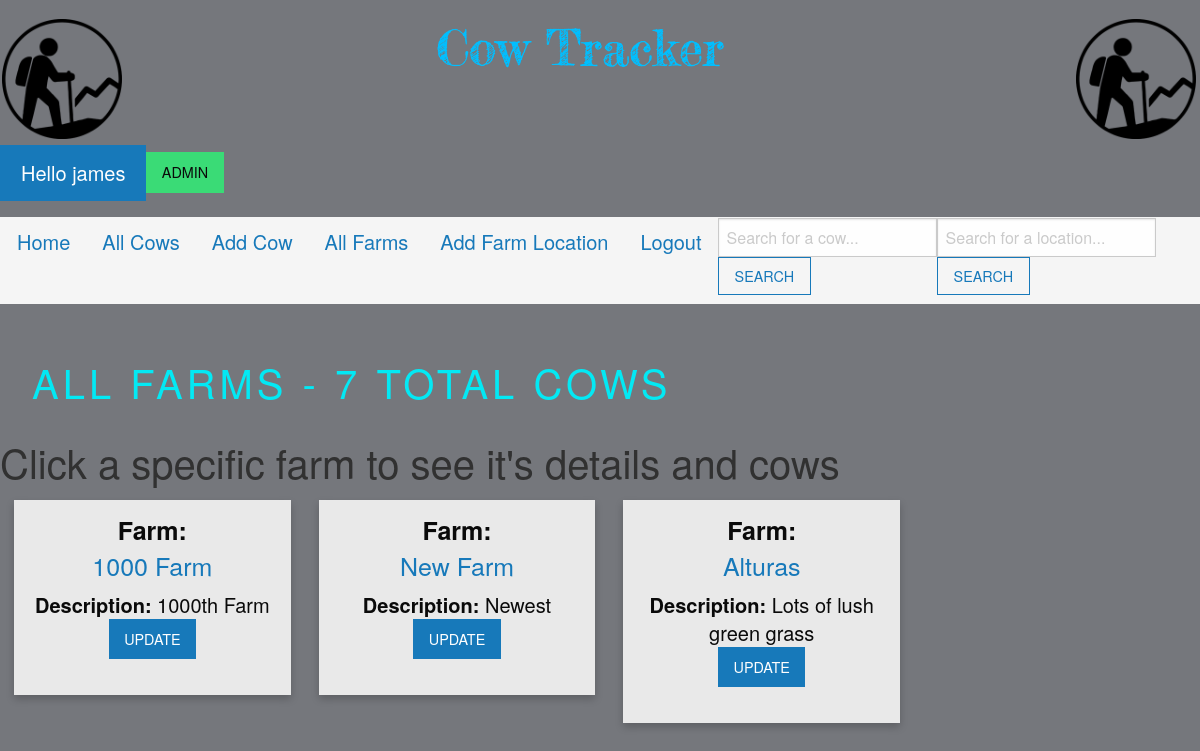
The app's page /farms/all-farms/ (signed in) with its own data.
### myapp/models.py (models this page shows, shortened)
class FarmLocations(models.Model):
 location_name = models.CharField('Location Name', max_length=50)
 location_description = models.CharField(max_length=200, blank=True)

### myapp/views.py (the view)
# urls.py: path('farms/all-farms/', views.all_farms, name = 'farms'),
def all_farms(request):
  farm_list = FarmLocations.objects.all()
  cow_list = Cow.objects.all()
  total_cows = len(Cow.objects.all()) -1
  context={
    "title":"All Farms",
    "farm_list":farm_list,
    "cow_list":cow_list,
    "total_cows":total_cows
  }
  return render(request, "all_farms.html", context)

### myapp/templates/all_farms.html (shortened to what this page needs)
{% extends "base.html" %}
{% load static %}
{% block body %}
 <div >
    <div class="footer-box">
        <form>
          <a style = "margin-left: 1vw;" >
            ALL Farms -
            {{total_cows }} total cows
          </a>
        </form>
      </div>
  <h2 style="color:rgb(49, 49, 49)">Click a specific farm to see it's details and cows</h2>
  <div class ="row">
  {% for farm in farm_list reversed %}
  <div class ="column">
  <div class = "card">
    <div class = "card-body">
      <h4> <strong>Farm:</strong><br> <a href = "{% url 'single-farm' farm.id %}">{{ farm.location_name }}</a></h4>
      <h5 class = "card-title">
              <strong>Description: </strong> {{ farm.location_description }}
              <br/>
              {% if user.is_staff %}
                <a href = "{% url 'update-farm' farm.id %}" class = "button">
                UPDATE</a>
              {% endif %}
            </div>
          </div>
          </div>
  {% endfor %}
</div>
{% endblock %}

### myapp/templates/base.html (shortened to what this page needs)
{% load static %}
<!doctype html>
<html class="no-js" lang="en">
<head>
    <link rel="stylesheet" href="{% static 'css/foundation.min.css' %}">
</head>
<body>
    <div>
      {% block navbar %}
      <div style = "position:sticky">
        <h1>
          <a href = "/">
            <img src = "{% static 'imgs/logo.png' %}" style = "width:10%; margin-left:0.2vw">
          </a>
          <a href = "/" style = "margin-left: 12vw;font-size:5vw">
            <img src = "{% static 'imgs/title.png' %}" style = "width:50%">
          </a>
          <a href = "/">
            <img src = "{% static 'imgs/logo.png' %}" style = "width:10%; margin-left:15vw">
          </a>
            {% if user.is_authenticated %}
            <a href = "/" class = "button large">
              Hello {{ user }}
                {% if user.is_superuser %}
                  <a href = "/admin"><div class = "success button">ADMIN</div></a>
                {% else %}
                  {% if user.is_staff %}
                    <a href = "/"><div class = "success button">ADMIN</div></a>
                  {% else %}
                      <a class ="alert button">You need an admin account to add and update cows or farms.</a>
                      {% endif %}
                {% endif %}
            </a>
            {% else %}
            <a href = "/" class = "button large">
              Hello {{ user }} <a href ="/members/login_user" class = "alert button">please login</a>
            </a>
            {% endif %}
        <div id ="navbar">
        <h2 class = "top-bar-right" style = " padding:1px; ">
          <ul class = "menu" style = "font-size:20px;">
            <li><a href = "/" >Home</a></li>
            <li><a href = "/cows/all-cows/">All Cows</a></li>
            {% if user.is_staff %}
            <li><a href = "/add-cow">Add Cow</a></li>
            {% endif %}
            <li><a href = "/farms/all-farms/">All Farms</a></li>
            {% if user.is_staff %}
            <li><a href = "/add-location">Add Farm Location</a></li>
            {% endif %}
            {% if user.is_authenticated %}
              <li><a href = "/members/logout_user">Logout</a></li>
            {% else %}
              <li><a href = "/members/register_user">Register</a></li>
              <li><a href = "/members/login_user">Login</a></li>
            {% endif %}
            <form class = "d-flex" method = POST action ="{% url 'cows_url' %}">
            <input class="form-control me-2" type ="search" placeholder="Search for a cow... " aria-label="Search" name ="searched"><button class = "hollow button" type = "submit">SEARCH</button></form></li>
            <form class = "d-flex" method = POST action ="{% url 'farms_url' %}">
            <input class="form-control me-2" type ="search" placeholder="Search for a location... " aria-label="Search" name ="locSearch"><button class = "hollow button" type = "submit">SEARCH</button></form></li>
          </ul>
        </h2>
      </div>
      {% endblock %}
  {% block body %}
  {% endblock %}
</body>
</html>

### myapp/templates/all_farms.html (style rules this page uses)
* { box-sizing: border-box; }
.column { float: left; width: 33.33%; padding: 2px; transition: transform .2s; margin: 0 auto; }
.row { clear: both; display: table; }
body { font-family: sans-serif; background:#75777c; }
.card { margin-right: 1vw; margin-left: 1vw; box-shadow: 0 4px 8px 0 rgba(0, 0, 0, 0.2); padding: 1vw; text-align: center; border:black; background-color: #e9e9e9; }
.footer-box form a { position: relative; display: inline-block; padding: 10px 20px; color: #03e9f4; font-size: 40px; text-decoration: none; text-transform: uppercase; overflow: hidden; transition: .10s; margin-top: 40px; letter-spacing: 4px }
#navbar { overflow: hidden; background-color:whitesmoke }
#navbar a { padding: 14px 16px; }

### records on screen
FarmLocations: location_name "1000 Farm", location_description "1000th Farm"
FarmLocations: location_name "New Farm", location_description "Newest"
FarmLocations: location_name "Alturas", location_description "Lots of lush green grass"

### other values on screen
{{ user }} "james"
{{ total_cows }} "7"
